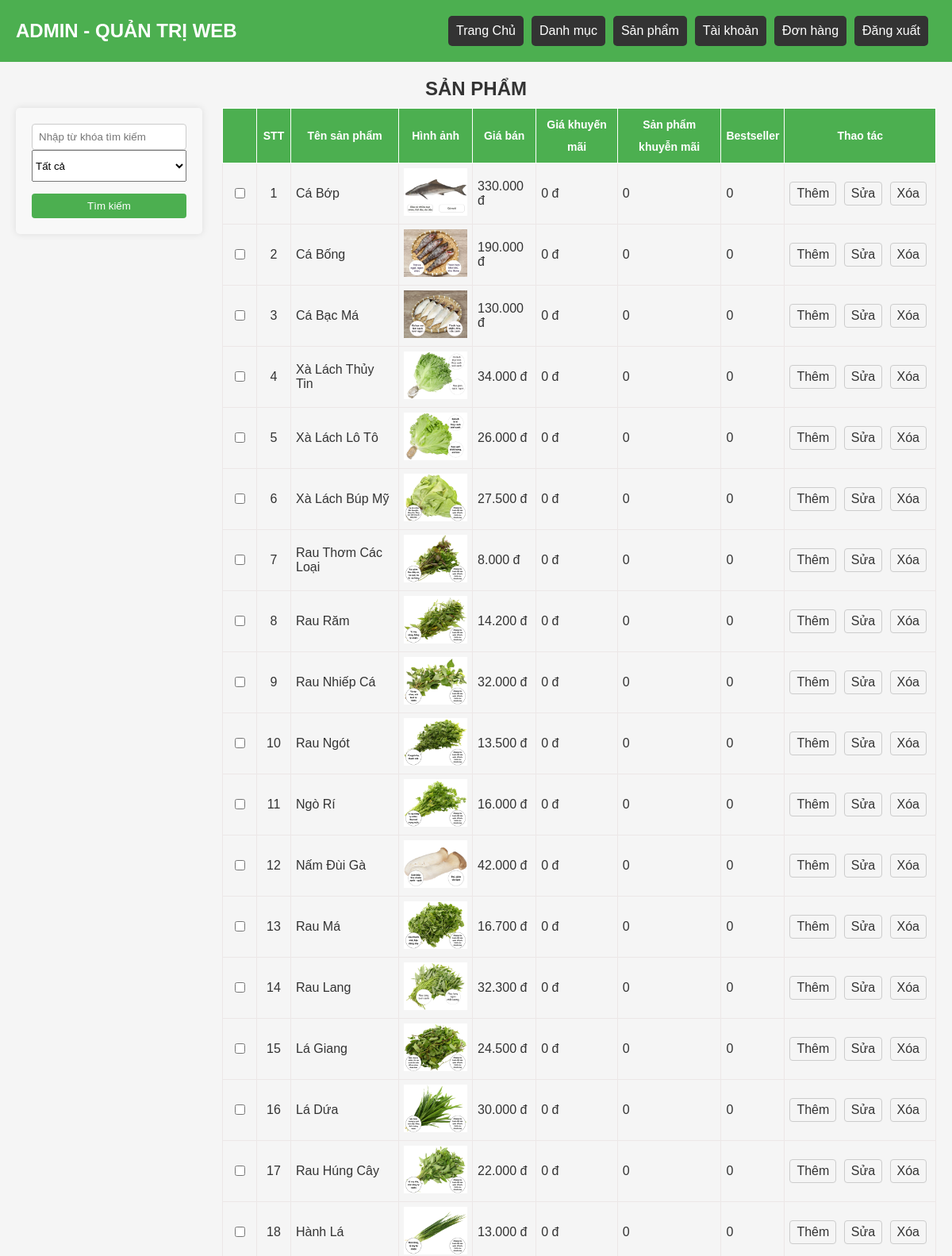
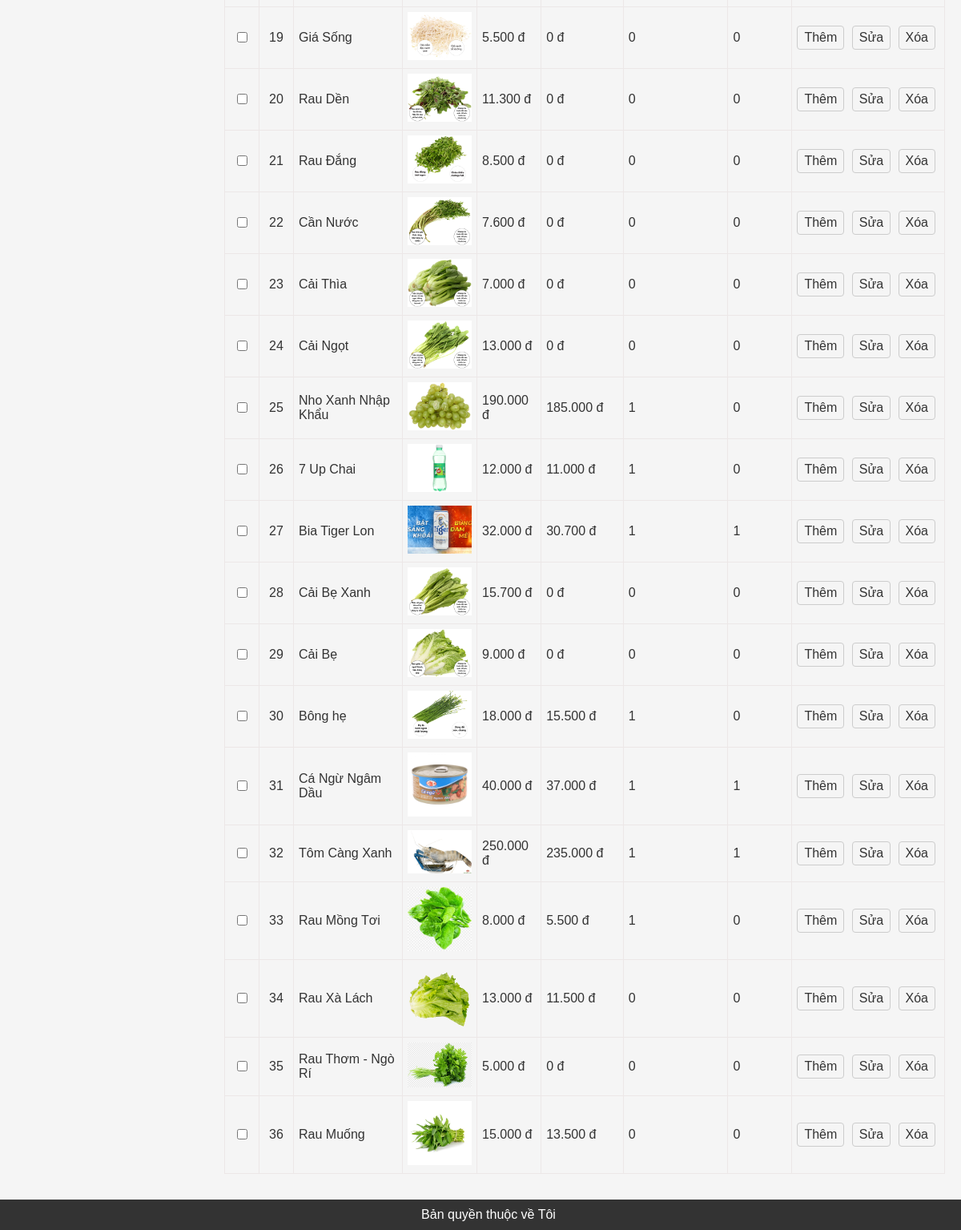
The page /admin/index.php?act=sanpham on the database its author committed (2 pictures, top to bottom).
### tables this page shows
CREATE TABLE `sanpham` (
  `id` int(10) NOT NULL,
  `iddm` int(4) NOT NULL,
  `tensanpham` varchar(255) NOT NULL,
  `img` varchar(500) NOT NULL,
  `gia` double(10,0) NOT NULL,
  `giakhuyenmai` double(10,0) DEFAULT NULL,
  `sanphamkhuyenmai` tinyint(1) NOT NULL DEFAULT 0 COMMENT '	0. sản phẩm không khuyến mãi 1. sản phẩm khuyến mãi	',
  `bestseller` tinyint(1) NOT NULL DEFAULT 0,
  `daban` int(10) NOT NULL DEFAULT 0,
  `view` int(10) NOT NULL DEFAULT 0
);

### model/pdo.php (called while the page is built, shortened)
<?php
function pdo_get_connection(){
    $dburl = "mysql:host=localhost;dbname=ql_shop_thucpham;charset=utf8";
    $username = 'root';
    $password = '';
    $conn = new PDO($dburl, $username, $password);
    $conn->setAttribute(PDO::ATTR_ERRMODE, PDO::ERRMODE_EXCEPTION);
    return $conn;
}
function pdo_query($sql){
    $sql_args = array_slice(func_get_args(), 1);
    try{
        $conn = pdo_get_connection();
        $stmt = $conn->prepare($sql);
        $stmt->execute($sql_args);
        $rows = $stmt->fetchAll();
        return $rows;
    }
    catch(PDOException $e){
        throw $e;
    }
    finally{
        unset($conn);
    }
}

### model/sanpham.php (called while the page is built, shortened)
<?php
require_once 'pdo.php';
function get_sanpham_all($kyw, $iddm){
    $sql = "SELECT * FROM sanpham WHERE 1";
    $sql.= " ORDER BY id DESC";
    return pdo_query($sql);
}

### admin/view/sanpham/list.php (the view, shortened to what this page needs)
<section>
<h2>SẢN PHẨM</h2>
<div class="container">
    <form action="index.php?act=sanpham" method="post" enctype="multipart/form-data">
        <input type="text" name="kyw" placeholder="Nhập từ khóa tìm kiếm">
        <select class="chon" name="iddm" id="">
                <option value="0" selected>Tất cả</option>
            </select>
            <input class="addsanpham" type="submit" name="search" value="Tìm kiếm">
    </form>
    <table>
        <tr>
            <th class="stt"></th>
            <th class="stt">STT</th>
            <th>Tên sản phẩm</th>
            <th>Hình ảnh</th>
            <th>Giá bán</th>
            <th>Giá khuyến mãi</th>
            <th>Sản phẩm khuyễn mãi</th>
            <th>Bestseller</th>
            <th>Thao tác</th>
        </tr>
        <?php
            if(isset($kq) && (count($kq) > 0)){
                $i = 1;
                foreach ($kq as $item) {
                    $gia_format = number_format($item['gia'], 0, ',', '.');
                    $giakhuyenmai_format = number_format($item['giakhuyenmai'], 0, ',', '.');
                    echo '<tr>
                            <td class="stt"><input type="checkbox" name="myCheckbox"></td>
                            <td class="stt">'.$i.'</td>
                            <td>'.$item['tensanpham'].'</td>
                            <td> <img src="'.$item['img'].'" width="80px"></td>
                            <td>' . $gia_format . ' đ</td>
                            <td>' . $giakhuyenmai_format . ' đ</td>
                            <td>' . $item['sanphamkhuyenmai'] . ' </td>
                            <td>' . $item['bestseller'] . ' </td>
                            <td>
                                <a href="index.php?act=sanpham_add&id='.$item['id'].'">Thêm</a>
                                <a href="index.php?act=updatespform&id='.$item['id'].'">Sửa</a>
                                <a href="index.php?act=delsp&id='.$item['id'].'">Xóa</a>
                            </td>
                        </tr>';
                        $i++;
                }
            }
        ?>
    </table>
    </div>
</section>

### admin/view/layout_admin/header.php (shortened to what this page needs)
<!DOCTYPE html>
<html lang="en">
<head>
    <link rel="stylesheet" href="assests/styles.css">
</head>
<body>
    <header>
        <h2 class="title">ADMIN - QUẢN TRỊ WEB</h2>
        <nav>
            <a href="index.php">Trang Chủ</a>
            <a href="index.php?act=danhmuc">Danh mục</a>
            <a href="index.php?act=sanpham">Sản phẩm</a>
            <a href="index.php?act=taikhoan">Tài khoản</a>
            <a href="index.php?act=listbill">Đơn hàng</a>
            <a href="index.php?act=dangxuat">Đăng xuất</a>
        </nav>
    </header>

### admin/index.php (shortened to what this page needs)
<?php
    include "../model/pdo.php";
    include "../model/donhang.php";
    include "../model/sanpham.php";
    include "view/layout_admin/header.php";
    if (isset($_GET['act'])) {
        switch ($_GET['act']) {
            case 'sanpham':
                if(isset($_POST['search']) && ($_POST['search'])){
                    $kyw = $_POST['kyw'];
                    $iddanhmuc = $_POST['iddm'];
                }else{
                    $kyw = '';
                    $iddanhmuc = 0;
                }
                $kq = get_sanpham_all($kyw, $iddanhmuc);
                include "view/sanpham/list.php";
                break;
        }
    } else {
        include "view/layout_admin/home.php";
    }
    include "view/layout_admin/footer.php";
?>

### admin/view/layout_admin/footer.php
<footer class="footer">
    Bản quyền thuộc về Tôi
</footer>

### admin/assests/styles.css (style rules this page uses)
body, h1, h2, h3, p, nav, a { margin: 0; padding: 0; }
body { font-family: 'Arial', sans-serif; background-color: #f5f5f5; color: #333; position: relative; margin-bottom: 50px; }
header { background-color: #4CAF50; color: #fff; text-align: center; display: flex; align-items: center; justify-content: space-between; }
.title { font-size: 24px; margin: 0 0 0 20px; }
nav { display: flex; margin: 20px; }
nav a { display: inline-block; padding: 10px; margin-right: 10px; text-decoration: none; color: #fff; background-color: #333; border-radius: 5px; }
section { padding: 20px; }
h2 { font-size: 24px; margin-bottom: 10px; text-align: center; }
.footer { background-color: #333; color: #fff; text-align: center; position: fixed; bottom: 0; width: 100%; padding: 10px; }
.addsanpham { width: 100%; display: inline-block; }
input[type="text"] { padding: 8px; border: 1px solid #ccc; border-radius: 4px; }
input[type="submit"] { padding: 8px 15px; background-color: #4CAF50; color: #fff; border: none; border-radius: 4px; cursor: pointer; }
table { width: 100%; border-collapse: collapse; }
th, td { padding: 6px; text-align: left; border-bottom: 1px solid #ddd; border: 0.5px solid #ece7e7; }
.stt { width: 30px; text-align: center; }
th { background-color: #4CAF50; color: #fff; font-size: 14px; border: 1px solid #fff; text-align: center; line-height: 2; }
td:last-child { white-space: nowrap; }
td a { display: inline-block; margin-right: 5px; text-decoration: none; color: #333; padding: 5px 8px; border: 1px solid #ccc; border-radius: 4px; }
form { max-width: 300px; margin: 0 25px 0 0; background-color: #f8f8f8; padding: 20px; border-radius: 5px; box-shadow: 0 0 10px rgba(0, 0, 0, 0.1); display: grid; flex-wrap: wrap }
.chon, .textbox { flex-basis: calc(50%); margin-bottom: 15px; }
.chon { height: 40px; }

### admin/view/sanpham/list.php (style rules this page uses)
.container { display: flex; align-items: flex-start; }

### rows shown on the page
sanpham: tensanpham "Cá Bớp", img (picture), gia "330.000", giakhuyenmai "0", sanphamkhuyenmai "0", bestseller "0"
sanpham: tensanpham "Cá Bống", img (picture), gia "190.000", giakhuyenmai "0", sanphamkhuyenmai "0", bestseller "0"
sanpham: tensanpham "Cá Bạc Má", img (picture), gia "130.000", giakhuyenmai "0", sanphamkhuyenmai "0", bestseller "0"
sanpham: tensanpham "Xà Lách Thủy Tin", img (picture), gia "34.000", giakhuyenmai "0", sanphamkhuyenmai "0", bestseller "0"
sanpham: tensanpham "Xà Lách Lô Tô", img (picture), gia "26.000", giakhuyenmai "0", sanphamkhuyenmai "0", bestseller "0"
sanpham: tensanpham "Xà Lách Búp Mỹ", img (picture), gia "27.500", giakhuyenmai "0", sanphamkhuyenmai "0", bestseller "0"
sanpham: tensanpham "Rau Thơm Các Loại", img (picture), gia "8.000", giakhuyenmai "0", sanphamkhuyenmai "0", bestseller "0"
sanpham: tensanpham "Rau Răm", img (picture), gia "14.200", giakhuyenmai "0", sanphamkhuyenmai "0", bestseller "0"
sanpham: tensanpham "Rau Nhiếp Cá", img (picture), gia "32.000", giakhuyenmai "0", sanphamkhuyenmai "0", bestseller "0"
sanpham: tensanpham "Rau Ngót", img (picture), gia "13.500", giakhuyenmai "0", sanphamkhuyenmai "0", bestseller "0"
sanpham: tensanpham "Ngò Rí", img (picture), gia "16.000", giakhuyenmai "0", sanphamkhuyenmai "0", bestseller "0"
sanpham: tensanpham "Nấm Đùi Gà", img (picture), gia "42.000", giakhuyenmai "0", sanphamkhuyenmai "0", bestseller "0"
sanpham: tensanpham "Rau Má", img (picture), gia "16.700", giakhuyenmai "0", sanphamkhuyenmai "0", bestseller "0"
sanpham: tensanpham "Rau Lang", img (picture), gia "32.300", giakhuyenmai "0", sanphamkhuyenmai "0", bestseller "0"
sanpham: tensanpham "Lá Giang", img (picture), gia "24.500", giakhuyenmai "0", sanphamkhuyenmai "0", bestseller "0"
sanpham: tensanpham "Lá Dứa", img (picture), gia "30.000", giakhuyenmai "0", sanphamkhuyenmai "0", bestseller "0"
sanpham: tensanpham "Rau Húng Cây", img (picture), gia "22.000", giakhuyenmai "0", sanphamkhuyenmai "0", bestseller "0"
sanpham: tensanpham "Hành Lá", img (picture), gia "13.000", giakhuyenmai "0", sanphamkhuyenmai "0", bestseller "0"
sanpham: tensanpham "Giá Sống", img (picture), gia "5.500", giakhuyenmai "0", sanphamkhuyenmai "0", bestseller "0"
sanpham: tensanpham "Rau Dền", img (picture), gia "11.300", giakhuyenmai "0", sanphamkhuyenmai "0", bestseller "0"
sanpham: tensanpham "Rau Đắng", img (picture), gia "8.500", giakhuyenmai "0", sanphamkhuyenmai "0", bestseller "0"
sanpham: tensanpham "Cần Nước", img (picture), gia "7.600", giakhuyenmai "0", sanphamkhuyenmai "0", bestseller "0"
sanpham: tensanpham "Cải Thìa", img (picture), gia "7.000", giakhuyenmai "0", sanphamkhuyenmai "0", bestseller "0"
sanpham: tensanpham "Cải Ngọt", img (picture), gia "13.000", giakhuyenmai "0", sanphamkhuyenmai "0", bestseller "0"
sanpham: tensanpham "Nho Xanh Nhập Khẩu", img (picture), gia "190.000", giakhuyenmai "185.000", sanphamkhuyenmai "1", bestseller "0"
sanpham: tensanpham "7 Up Chai", img (picture), gia "12.000", giakhuyenmai "11.000", sanphamkhuyenmai "1", bestseller "0"
sanpham: tensanpham "Bia Tiger Lon", img (picture), gia "32.000", giakhuyenmai "30.700", sanphamkhuyenmai "1", bestseller "1"
sanpham: tensanpham "Cải Bẹ Xanh", img (picture), gia "15.700", giakhuyenmai "0", sanphamkhuyenmai "0", bestseller "0"
sanpham: tensanpham "Cải Bẹ", img (picture), gia "9.000", giakhuyenmai "0", sanphamkhuyenmai "0", bestseller "0"
sanpham: tensanpham "Bông hẹ", img (picture), gia "18.000", giakhuyenmai "15.500", sanphamkhuyenmai "1", bestseller "0"
sanpham: tensanpham "Cá Ngừ Ngâm Dầu", img (picture), gia "40.000", giakhuyenmai "37.000", sanphamkhuyenmai "1", bestseller "1"
sanpham: tensanpham "Tôm Càng Xanh", img (picture), gia "250.000", giakhuyenmai "235.000", sanphamkhuyenmai "1", bestseller "1"
sanpham: tensanpham "Rau Mồng Tơi", img (picture), gia "8.000", giakhuyenmai "5.500", sanphamkhuyenmai "1", bestseller "0"
sanpham: tensanpham "Rau Xà Lách", img (picture), gia "13.000", giakhuyenmai "11.500", sanphamkhuyenmai "0", bestseller "0"
sanpham: tensanpham "Rau Thơm - Ngò Rí", img (picture), gia "5.000", giakhuyenmai "0", sanphamkhuyenmai "0", bestseller "0"
sanpham: tensanpham "Rau Muống", img (picture), gia "15.000", giakhuyenmai "13.500", sanphamkhuyenmai "0", bestseller "0"
